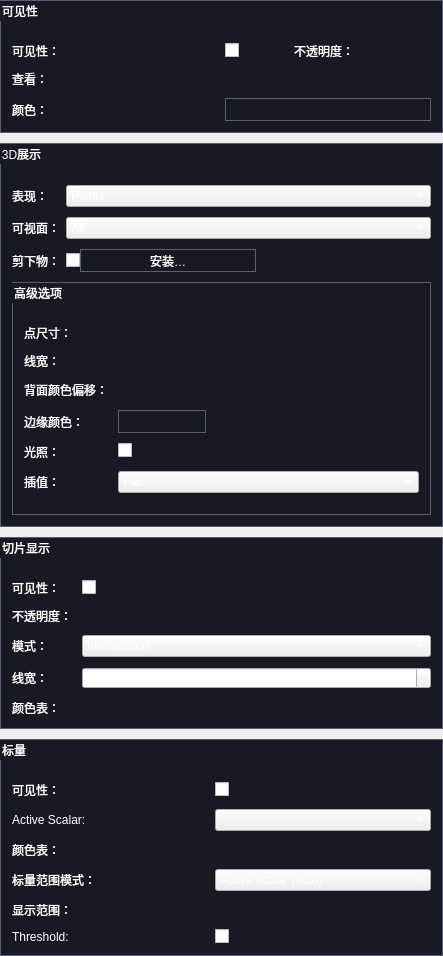
<?xml version="1.0" encoding="UTF-8"?>
<ui version="4.0">
 <class>qMRMLModelDisplayNodeWidget</class>
 <widget class="qMRMLWidget" name="qMRMLModelDisplayNodeWidget">
  <property name="geometry">
   <rect>
    <x>0</x>
    <y>0</y>
    <width>443</width>
    <height>891</height>
   </rect>
  </property>
  <property name="windowTitle">
   <string>Model Display Node</string>
  </property>
  <property name="styleSheet">
   <string notr="true">QGroupBox#CollapsibleGroupBox,
QGroupBox#RepresentationCollapsibleGroupBox,
QGroupBox#SliceDisplayCollapsibleGroupBox,
QGroupBox#ScalarsGroupBox
{
	background: #191925;
	border: 1px solid #5c5c74;
}

QPushButton#ColorPickerButton{
	background: #191925;
	border: 1px solid #5c5c74;
	height: 21px;
}

QPushButton#ColorPickerButton:hover{
	background-color: #5C5C74;
}

QWidget{
	color: #ffffff;
	font: 10pt &quot;Microsoft YaHei&quot;;
}

QGroupBox#Advanced3dCollapsibleGroupBox
{
	background: #191925;
	border:1px solid #5c5c74;
}</string>
  </property>
  <layout class="QGridLayout" name="gridLayout_2">
   <property name="leftMargin">
    <number>0</number>
   </property>
   <property name="topMargin">
    <number>0</number>
   </property>
   <property name="rightMargin">
    <number>0</number>
   </property>
   <property name="bottomMargin">
    <number>0</number>
   </property>
   <property name="verticalSpacing">
    <number>10</number>
   </property>
   <item row="1" column="0">
    <widget class="ctkCollapsibleGroupBox" name="RepresentationCollapsibleGroupBox">
     <property name="title">
      <string>3D展示</string>
     </property>
     <property name="collapsed" stdset="0">
      <bool>false</bool>
     </property>
     <layout class="QFormLayout" name="formLayout_4">
      <property name="fieldGrowthPolicy">
       <enum>QFormLayout::AllNonFixedFieldsGrow</enum>
      </property>
      <property name="verticalSpacing">
       <number>10</number>
      </property>
      <property name="topMargin">
       <number>22</number>
      </property>
      <item row="1" column="0">
       <widget class="QLabel" name="RepresentationLabel">
        <property name="text">
         <string>表现：</string>
        </property>
       </widget>
      </item>
      <item row="1" column="1">
       <widget class="QComboBox" name="RepresentationComboBox">
        <item>
         <property name="text">
          <string>Points</string>
         </property>
        </item>
        <item>
         <property name="text">
          <string>Wireframe</string>
         </property>
        </item>
        <item>
         <property name="text">
          <string>Surface</string>
         </property>
        </item>
        <item>
         <property name="text">
          <string>Surface with Edges</string>
         </property>
        </item>
       </widget>
      </item>
      <item row="2" column="0">
       <widget class="QLabel" name="CullingLabel">
        <property name="text">
         <string>可视面：</string>
        </property>
       </widget>
      </item>
      <item row="2" column="1">
       <widget class="QComboBox" name="ShowFacesComboBox">
        <property name="toolTip">
         <string>All: recommended for open surface. Front: recommended for faster rendering of closed opaque surfaces. Back: Useful for rendering backface of open surfaces with different color.</string>
        </property>
        <item>
         <property name="text">
          <string>All</string>
         </property>
        </item>
        <item>
         <property name="text">
          <string>Front-facing</string>
         </property>
        </item>
        <item>
         <property name="text">
          <string>Back-facing</string>
         </property>
        </item>
       </widget>
      </item>
      <item row="3" column="0">
       <widget class="QLabel" name="ClippingLabel">
        <property name="text">
         <string>剪下物：</string>
        </property>
       </widget>
      </item>
      <item row="3" column="1">
       <layout class="QHBoxLayout" name="horizontalLayout">
        <item>
         <widget class="QCheckBox" name="ClippingCheckBox">
          <property name="toolTip">
           <string>Hide part of the model according to Clipping Planes settings.</string>
          </property>
          <property name="text">
           <string/>
          </property>
         </widget>
        </item>
        <item>
         <widget class="QPushButton" name="ConfigureClippingPushButton">
          <property name="sizePolicy">
           <sizepolicy hsizetype="Expanding" vsizetype="Fixed">
            <horstretch>0</horstretch>
            <verstretch>0</verstretch>
           </sizepolicy>
          </property>
          <property name="toolTip">
           <string>Configure clipping planes</string>
          </property>
          <property name="styleSheet">
           <string notr="true">QPushButton{
	background: #191925;
	border: 1px solid #5c5c74;
	height: 21px;
}

QPushButton:hover{
	background-color: #5C5C74;
}</string>
          </property>
          <property name="text">
           <string>安装…</string>
          </property>
         </widget>
        </item>
        <item>
         <spacer name="horizontalSpacer">
          <property name="orientation">
           <enum>Qt::Horizontal</enum>
          </property>
          <property name="sizeHint" stdset="0">
           <size>
            <width>40</width>
            <height>20</height>
           </size>
          </property>
         </spacer>
        </item>
       </layout>
      </item>
      <item row="4" column="0" colspan="2">
       <widget class="ctkCollapsibleGroupBox" name="Advanced3dCollapsibleGroupBox">
        <property name="title">
         <string>高级选项</string>
        </property>
        <property name="collapsed" stdset="0">
         <bool>true</bool>
        </property>
        <layout class="QFormLayout" name="formLayout_5">
         <property name="fieldGrowthPolicy">
          <enum>QFormLayout::AllNonFixedFieldsGrow</enum>
         </property>
         <property name="horizontalSpacing">
          <number>10</number>
         </property>
         <property name="verticalSpacing">
          <number>10</number>
         </property>
         <property name="topMargin">
          <number>22</number>
         </property>
         <item row="0" column="0">
          <widget class="QLabel" name="PointSizeLabel">
           <property name="text">
            <string>点尺寸：</string>
           </property>
          </widget>
         </item>
         <item row="0" column="1">
          <widget class="ctkSliderWidget" name="PointSizeSliderWidget" native="true">
           <property name="decimals" stdset="0">
            <number>2</number>
           </property>
           <property name="minimum" stdset="0">
            <double>1.000000000000000</double>
           </property>
           <property name="maximum" stdset="0">
            <double>100.000000000000000</double>
           </property>
          </widget>
         </item>
         <item row="1" column="0">
          <widget class="QLabel" name="LineWidthLabel">
           <property name="text">
            <string>线宽：</string>
           </property>
          </widget>
         </item>
         <item row="1" column="1">
          <widget class="ctkSliderWidget" name="LineWidthSliderWidget" native="true">
           <property name="decimals" stdset="0">
            <number>2</number>
           </property>
           <property name="minimum" stdset="0">
            <double>1.000000000000000</double>
           </property>
           <property name="maximum" stdset="0">
            <double>100.000000000000000</double>
           </property>
          </widget>
         </item>
         <item row="3" column="0">
          <widget class="QLabel" name="EdgeColorLabel">
           <property name="text">
            <string>边缘颜色：</string>
           </property>
          </widget>
         </item>
         <item row="3" column="1">
          <widget class="ctkColorPickerButton" name="EdgeColorPickerButton">
           <property name="styleSheet">
            <string notr="true">QPushButton{
	background: #191925;
	border: 1px solid #5c5c74;
	min-height: 21px;
	min-width: 86px;
	max-height: 21px;
	max-width: 86px;
}

QPushButton:hover{
	background-color: #5C5C74;
}</string>
           </property>
          </widget>
         </item>
         <item row="4" column="0">
          <widget class="QLabel" name="LightingLabel">
           <property name="text">
            <string>光照：</string>
           </property>
          </widget>
         </item>
         <item row="4" column="1">
          <widget class="QCheckBox" name="LightingCheckBox">
           <property name="text">
            <string/>
           </property>
          </widget>
         </item>
         <item row="5" column="0">
          <widget class="QLabel" name="InterpolationLabel">
           <property name="text">
            <string>插值：</string>
           </property>
          </widget>
         </item>
         <item row="5" column="1">
          <widget class="QComboBox" name="InterpolationComboBox">
           <item>
            <property name="text">
             <string>Flat</string>
            </property>
           </item>
           <item>
            <property name="text">
             <string>Gouraud</string>
            </property>
           </item>
           <item>
            <property name="text">
             <string>Phong</string>
            </property>
           </item>
          </widget>
         </item>
         <item row="6" column="0" colspan="2">
          <widget class="ctkVTKSurfaceMaterialPropertyWidget" name="MaterialPropertyWidget" native="true"/>
         </item>
         <item row="2" column="0">
          <widget class="QLabel" name="label_2">
           <property name="toolTip">
            <string>Backface color hue, saturation, and brightess offset to frontface color</string>
           </property>
           <property name="text">
            <string>背面颜色偏移：</string>
           </property>
          </widget>
         </item>
         <item row="2" column="1">
          <layout class="QHBoxLayout" name="horizontalLayout_3">
           <property name="spacing">
            <number>10</number>
           </property>
           <property name="leftMargin">
            <number>0</number>
           </property>
           <property name="topMargin">
            <number>0</number>
           </property>
           <property name="rightMargin">
            <number>0</number>
           </property>
           <property name="bottomMargin">
            <number>0</number>
           </property>
           <item>
            <spacer name="horizontalSpacer_2">
             <property name="orientation">
              <enum>Qt::Horizontal</enum>
             </property>
             <property name="sizeHint" stdset="0">
              <size>
               <width>40</width>
               <height>20</height>
              </size>
             </property>
            </spacer>
           </item>
           <item>
            <widget class="ctkDoubleSpinBox" name="BackfaceHueOffsetSpinBox" native="true">
             <property name="minimumSize">
              <size>
               <width>90</width>
               <height>0</height>
              </size>
             </property>
             <property name="maximumSize">
              <size>
               <width>90</width>
               <height>16777215</height>
              </size>
             </property>
             <property name="toolTip">
              <string>Color hue offset</string>
             </property>
             <property name="minimum" stdset="0">
              <double>-0.500000000000000</double>
             </property>
             <property name="maximum" stdset="0">
              <double>0.500000000000000</double>
             </property>
             <property name="singleStep" stdset="0">
              <double>0.050000000000000</double>
             </property>
            </widget>
           </item>
           <item>
            <widget class="ctkDoubleSpinBox" name="BackfaceSaturationOffsetSpinBox" native="true">
             <property name="minimumSize">
              <size>
               <width>90</width>
               <height>0</height>
              </size>
             </property>
             <property name="maximumSize">
              <size>
               <width>90</width>
               <height>16777215</height>
              </size>
             </property>
             <property name="toolTip">
              <string>Color saturation offset</string>
             </property>
             <property name="minimum" stdset="0">
              <double>-1.000000000000000</double>
             </property>
             <property name="maximum" stdset="0">
              <double>1.000000000000000</double>
             </property>
             <property name="singleStep" stdset="0">
              <double>0.050000000000000</double>
             </property>
            </widget>
           </item>
           <item>
            <widget class="ctkDoubleSpinBox" name="BackfaceBrightnessOffsetSpinBox" native="true">
             <property name="minimumSize">
              <size>
               <width>90</width>
               <height>0</height>
              </size>
             </property>
             <property name="maximumSize">
              <size>
               <width>90</width>
               <height>16777215</height>
              </size>
             </property>
             <property name="toolTip">
              <string>Color saturation offset</string>
             </property>
             <property name="minimum" stdset="0">
              <double>-1.000000000000000</double>
             </property>
             <property name="maximum" stdset="0">
              <double>1.000000000000000</double>
             </property>
             <property name="singleStep" stdset="0">
              <double>0.050000000000000</double>
             </property>
            </widget>
           </item>
          </layout>
         </item>
        </layout>
       </widget>
      </item>
     </layout>
    </widget>
   </item>
   <item row="2" column="0">
    <widget class="ctkCollapsibleGroupBox" name="SliceDisplayCollapsibleGroupBox">
     <property name="title">
      <string>切片显示</string>
     </property>
     <layout class="QFormLayout" name="formLayout">
      <property name="horizontalSpacing">
       <number>10</number>
      </property>
      <property name="verticalSpacing">
       <number>10</number>
      </property>
      <property name="topMargin">
       <number>22</number>
      </property>
      <item row="0" column="0">
       <widget class="QLabel" name="SliceIntersectionVisibilityLabel">
        <property name="text">
         <string>可见性：</string>
        </property>
       </widget>
      </item>
      <item row="0" column="1">
       <layout class="QHBoxLayout" name="horizontalLayout_4">
        <item>
         <widget class="QCheckBox" name="SliceIntersectionVisibilityCheckBox">
          <property name="text">
           <string/>
          </property>
         </widget>
        </item>
        <item>
         <widget class="QLabel" name="label_3">
          <property name="text">
           <string/>
          </property>
         </widget>
        </item>
       </layout>
      </item>
      <item row="1" column="0">
       <widget class="QLabel" name="SliceIntersectionOpacityLabel">
        <property name="text">
         <string>不透明度：</string>
        </property>
       </widget>
      </item>
      <item row="1" column="1">
       <widget class="ctkSliderWidget" name="SliceIntersectionOpacitySlider" native="true">
        <property name="singleStep" stdset="0">
         <double>0.100000000000000</double>
        </property>
        <property name="pageStep" stdset="0">
         <double>0.250000000000000</double>
        </property>
        <property name="minimum" stdset="0">
         <double>0.000000000000000</double>
        </property>
        <property name="maximum" stdset="0">
         <double>1.000000000000000</double>
        </property>
        <property name="value" stdset="0">
         <double>1.000000000000000</double>
        </property>
        <property name="SingleStep" stdset="0">
         <double>0.010000000000000</double>
        </property>
        <property name="Decimals" stdset="0">
         <number>2</number>
        </property>
       </widget>
      </item>
      <item row="2" column="0">
       <widget class="QLabel" name="label">
        <property name="text">
         <string>模式：</string>
        </property>
       </widget>
      </item>
      <item row="2" column="1">
       <widget class="QComboBox" name="SliceDisplayModeComboBox">
        <property name="toolTip">
         <string>Intersection: shows intersection of the model with the slice. Projection: shows the full model projected on the slice plane with solid color. Colored projection: shows the full model projected on the slice plane, colored by distance from the slice plane (overrides Active scalar selection).</string>
        </property>
        <item>
         <property name="text">
          <string>Intersection</string>
         </property>
        </item>
        <item>
         <property name="text">
          <string>Projection</string>
         </property>
        </item>
        <item>
         <property name="text">
          <string>Distance encoded projection</string>
         </property>
        </item>
       </widget>
      </item>
      <item row="3" column="0">
       <widget class="QLabel" name="SliceIntersectionThicknessLabel">
        <property name="text">
         <string>线宽：</string>
        </property>
       </widget>
      </item>
      <item row="3" column="1">
       <widget class="QSpinBox" name="SliceIntersectionThicknessSpinBox">
        <property name="suffix">
         <string> px</string>
        </property>
        <property name="minimum">
         <number>0</number>
        </property>
        <property name="maximum">
         <number>10</number>
        </property>
        <property name="singleStep">
         <number>1</number>
        </property>
       </widget>
      </item>
      <item row="4" column="0">
       <widget class="QLabel" name="DistanceToColorLabel">
        <property name="text">
         <string>颜色表：</string>
        </property>
       </widget>
      </item>
      <item row="4" column="1">
       <widget class="qMRMLColorTableComboBox" name="DistanceToColorNodeComboBox" native="true">
        <property name="toolTip">
         <string>Color table that maps distance from slice plane to colors. Used when 'Distance encoded projection' mode is chosen.</string>
        </property>
       </widget>
      </item>
     </layout>
    </widget>
   </item>
   <item row="3" column="0">
    <widget class="ctkCollapsibleGroupBox" name="ScalarsGroupBox">
     <property name="title">
      <string>标量</string>
     </property>
     <property name="checked">
      <bool>false</bool>
     </property>
     <property name="collapsed" stdset="0">
      <bool>false</bool>
     </property>
     <layout class="QGridLayout" name="gridLayout" columnstretch="0,0,0">
      <property name="topMargin">
       <number>22</number>
      </property>
      <property name="verticalSpacing">
       <number>10</number>
      </property>
      <item row="3" column="1" colspan="2">
       <widget class="QComboBox" name="DisplayedScalarRangeModeComboBox">
        <property name="toolTip">
         <string>Set the scalar range mode flag. Data (auto) updates the Display Scalar Range from the scalar range of the data. Direct color mapping option bypasses lookup table and uses scalar values as RGB color.</string>
        </property>
        <item>
         <property name="text">
          <string>Active scalar (auto)</string>
         </property>
        </item>
        <item>
         <property name="text">
          <string>Color table (LUT)</string>
         </property>
        </item>
        <item>
         <property name="text">
          <string>Data type</string>
         </property>
        </item>
        <item>
         <property name="text">
          <string>Manual</string>
         </property>
        </item>
        <item>
         <property name="text">
          <string>Direct color mapping</string>
         </property>
        </item>
       </widget>
      </item>
      <item row="3" column="0">
       <widget class="QLabel" name="ScalarRangeModeLabel">
        <property name="text">
         <string>标量范围模式：</string>
        </property>
       </widget>
      </item>
      <item row="2" column="0">
       <widget class="QLabel" name="ScalarsColorTableLabel">
        <property name="text">
         <string>颜色表：</string>
        </property>
       </widget>
      </item>
      <item row="1" column="0">
       <widget class="QLabel" name="ActiveScalarLabel">
        <property name="text">
         <string>Active Scalar:</string>
        </property>
       </widget>
      </item>
      <item row="0" column="0">
       <widget class="QLabel" name="ScalarsVisibilityLabel">
        <property name="text">
         <string>可见性：</string>
        </property>
       </widget>
      </item>
      <item row="2" column="1" colspan="2">
       <widget class="qMRMLColorTableComboBox" name="ScalarsColorNodeComboBox" native="true"/>
      </item>
      <item row="0" column="1">
       <widget class="QCheckBox" name="ScalarsVisibilityCheckBox">
        <property name="text">
         <string/>
        </property>
       </widget>
      </item>
      <item row="1" column="1" colspan="2">
       <widget class="ctkVTKDataSetArrayComboBox" name="ActiveScalarComboBox"/>
      </item>
      <item row="4" column="0">
       <widget class="QLabel" name="DisplayedScalarRangeLabel">
        <property name="text">
         <string>显示范围：</string>
        </property>
       </widget>
      </item>
      <item row="5" column="1">
       <widget class="QCheckBox" name="ThresholdCheckBox">
        <property name="sizePolicy">
         <sizepolicy hsizetype="Fixed" vsizetype="Fixed">
          <horstretch>0</horstretch>
          <verstretch>0</verstretch>
         </sizepolicy>
        </property>
        <property name="toolTip">
         <string>Apply thresholding to your displayed model based on its scalar values. Some cells normals might be flipped, in which case you
should set &quot;backface&quot; and &quot;frontface&quot; to OFF in the Representation options to visualize all cells.</string>
        </property>
       </widget>
      </item>
      <item row="5" column="0">
       <widget class="QLabel" name="ThresholdLabel">
        <property name="text">
         <string>Threshold:</string>
        </property>
       </widget>
      </item>
      <item row="4" column="1" colspan="2">
       <widget class="qMRMLRangeWidget" name="DisplayedScalarRangeWidget" native="true">
        <property name="toolTip">
         <string>Set the display scalar range, used when the Display option is selected.</string>
        </property>
        <property name="styleSheet">
         <string notr="true">QToolButton{
	min-width: 30;
	min-height: 21px;
	max-width: 30;
	max-height: 21px;
	background: #191925;
	border: 1px solid #5c5c74;
}

QToolButton:hover {
	background-color: #5C5C74;
}</string>
        </property>
       </widget>
      </item>
      <item row="5" column="2">
       <widget class="ctkRangeWidget" name="ThresholdRangeWidget" native="true">
        <property name="toolTip">
         <string>Range used to threshold scalar values.</string>
        </property>
       </widget>
      </item>
     </layout>
    </widget>
   </item>
   <item row="0" column="0">
    <widget class="ctkCollapsibleGroupBox" name="CollapsibleGroupBox">
     <property name="title">
      <string>可见性</string>
     </property>
     <layout class="QGridLayout" name="gridLayout_3">
      <property name="topMargin">
       <number>22</number>
      </property>
      <property name="verticalSpacing">
       <number>10</number>
      </property>
      <item row="1" column="1">
       <widget class="qMRMLDisplayNodeViewComboBox" name="DisplayNodeViewComboBox" native="true">
        <property name="toolTip">
         <string>Select views in which to show this node. All unchecked shows in all 3D and 2D views.</string>
        </property>
       </widget>
      </item>
      <item row="1" column="0">
       <widget class="QLabel" name="DisplayNodeViewLabel">
        <property name="text">
         <string>查看：</string>
        </property>
       </widget>
      </item>
      <item row="2" column="1">
       <widget class="ctkColorPickerButton" name="ColorPickerButton">
        <property name="displayColorName" stdset="0">
         <bool>true</bool>
        </property>
       </widget>
      </item>
      <item row="2" column="0">
       <widget class="QLabel" name="ColorLabel">
        <property name="text">
         <string>颜色：</string>
        </property>
       </widget>
      </item>
      <item row="0" column="1">
       <layout class="QHBoxLayout" name="horizontalLayout_2">
        <item>
         <widget class="QCheckBox" name="VisibilityCheckBox">
          <property name="text">
           <string/>
          </property>
         </widget>
        </item>
        <item>
         <widget class="QLabel" name="OpacityLabel">
          <property name="text">
           <string>不透明度：</string>
          </property>
         </widget>
        </item>
        <item>
         <widget class="ctkSliderWidget" name="OpacitySliderWidget" native="true">
          <property name="singleStep" stdset="0">
           <double>0.100000000000000</double>
          </property>
          <property name="pageStep" stdset="0">
           <double>0.250000000000000</double>
          </property>
          <property name="maximum" stdset="0">
           <double>1.000000000000000</double>
          </property>
         </widget>
        </item>
       </layout>
      </item>
      <item row="0" column="0">
       <widget class="QLabel" name="VisibilityLabel">
        <property name="text">
         <string>可见性：</string>
        </property>
       </widget>
      </item>
     </layout>
    </widget>
   </item>
  </layout>
 </widget>
 <customwidgets>
  <customwidget>
   <class>qMRMLWidget</class>
   <extends>QWidget</extends>
   <header>qMRMLWidget.h</header>
   <container>1</container>
  </customwidget>
  <customwidget>
   <class>qMRMLNodeComboBox</class>
   <extends>QWidget</extends>
   <header>qMRMLNodeComboBox.h</header>
   <container>1</container>
  </customwidget>
  <customwidget>
   <class>ctkCollapsibleGroupBox</class>
   <extends>QGroupBox</extends>
   <header>ctkCollapsibleGroupBox.h</header>
   <container>1</container>
  </customwidget>
  <customwidget>
   <class>ctkSliderWidget</class>
   <extends>QWidget</extends>
   <header>ctkSliderWidget.h</header>
  </customwidget>
  <customwidget>
   <class>qMRMLCheckableNodeComboBox</class>
   <extends>qMRMLNodeComboBox</extends>
   <header>qMRMLCheckableNodeComboBox.h</header>
   <container>1</container>
  </customwidget>
  <customwidget>
   <class>qMRMLDisplayNodeViewComboBox</class>
   <extends>qMRMLCheckableNodeComboBox</extends>
   <header>qMRMLDisplayNodeViewComboBox.h</header>
   <container>1</container>
  </customwidget>
  <customwidget>
   <class>ctkRangeWidget</class>
   <extends>QWidget</extends>
   <header>ctkRangeWidget.h</header>
  </customwidget>
  <customwidget>
   <class>qMRMLRangeWidget</class>
   <extends>ctkRangeWidget</extends>
   <header>qMRMLRangeWidget.h</header>
  </customwidget>
  <customwidget>
   <class>qMRMLColorTableComboBox</class>
   <extends>qMRMLNodeComboBox</extends>
   <header>qMRMLColorTableComboBox.h</header>
   <container>1</container>
  </customwidget>
  <customwidget>
   <class>ctkDoubleSpinBox</class>
   <extends>QWidget</extends>
   <header>ctkDoubleSpinBox.h</header>
  </customwidget>
  <customwidget>
   <class>ctkVTKDataSetArrayComboBox</class>
   <extends>QComboBox</extends>
   <header>ctkVTKDataSetArrayComboBox.h</header>
  </customwidget>
  <customwidget>
   <class>ctkColorPickerButton</class>
   <extends>QPushButton</extends>
   <header>ctkColorPickerButton.h</header>
  </customwidget>
  <customwidget>
   <class>ctkMaterialPropertyWidget</class>
   <extends>QWidget</extends>
   <header>ctkMaterialPropertyWidget.h</header>
  </customwidget>
  <customwidget>
   <class>ctkVTKSurfaceMaterialPropertyWidget</class>
   <extends>ctkMaterialPropertyWidget</extends>
   <header>ctkVTKSurfaceMaterialPropertyWidget.h</header>
  </customwidget>
 </customwidgets>
 <resources/>
 <connections/>
</ui>
